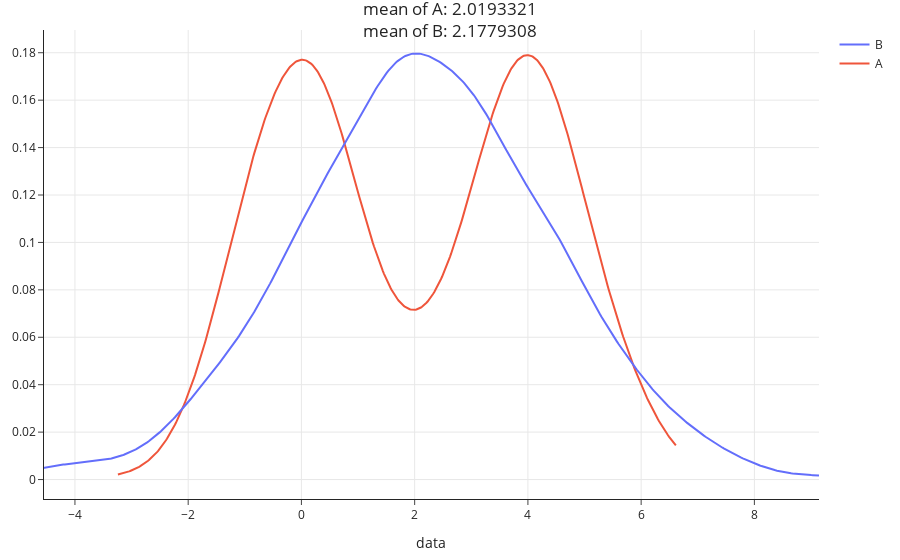

Notebook source saved alongside this figure:
### Markdown cell above
### Different distributions with the same mean

Let's generate two distributions that look very different but have the same mean.

### Code cell
np.random.seed(42) # So that we get the same results each time (for lecture).

N = 1000 # Number of samples for each distribution.

# Distribution 'A'.
a = pd.Series(np.random.normal(0, 1, size=N//2))
b = pd.Series(np.random.normal(4, 1, size=N//2))
distr1 = pd.concat([a,b], ignore_index=True)

# Distribution 'B'.
distr2 = pd.Series(np.random.normal(distr1.mean(), distr1.std(), size=N))

data = pd.concat([distr1, distr2], axis=1, keys=['A', 'B']).unstack().reset_index().drop('level_1', axis=1)
data = data.rename(columns={'level_0': 'group', 0: 'data'})

meanA, meanB = data.groupby('group')['data'].mean().round(7).tolist()
util.create_kde_plotly(data, 'group', 'A', 'B', 'data', f'mean of A: {meanA}<br>mean of B: {meanB}')

### Figure 1 — Plotly figure (JSON) as saved in the notebook; plotly's stock layout.template omitted (floating-point values rounded to 4 significant figures; data arrays with more than 128 entries replaced by an {"elided": "..."} marker saying what was removed)
{"data": [{"legendgroup": "A", "marker": {"color": "#ef553b"}, "mode": "lines", "name": "A", "showlegend": true, "type": "scatter", "x": {"elided": "500 float values"}, "xaxis": "x", "y": {"elided": "500 float values"}, "yaxis": "y"}, {"legendgroup": "B", "marker": {"color": "#636efb"}, "mode": "lines", "name": "B", "showlegend": true, "type": "scatter", "x": {"elided": "500 float values"}, "xaxis": "x", "y": {"elided": "500 float values"}, "yaxis": "y"}], "layout": {"barmode": "overlay", "hovermode": "closest", "legend": {"traceorder": "reversed"}, "title": {"text": "mean of A: 2.0193321<br>mean of B: 2.1779308"}, "xaxis": {"anchor": "y2", "domain": [0, 1], "title": {"text": "data"}, "zeroline": false}, "yaxis": {"anchor": "free", "domain": [0, 1], "position": 0}}}
